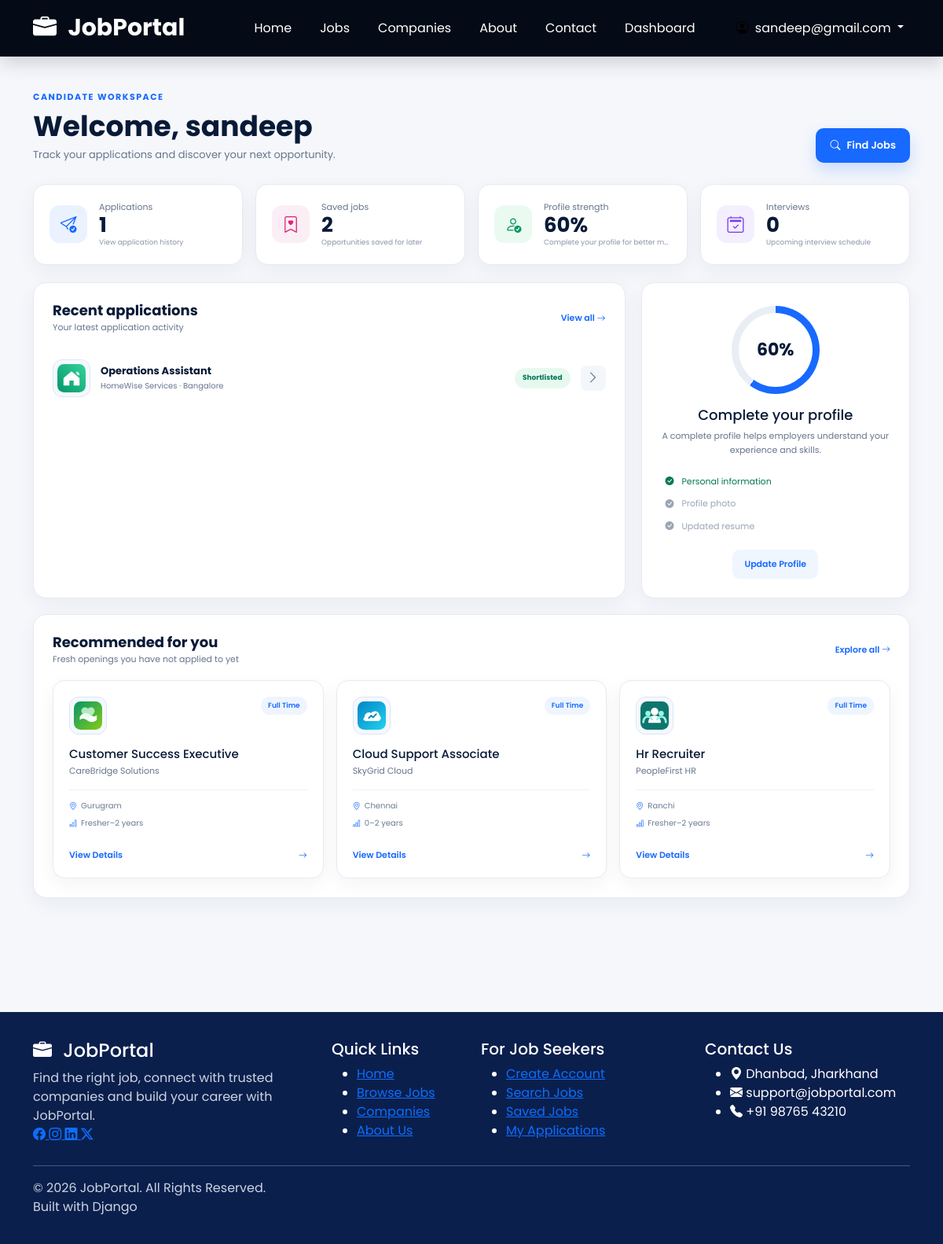
The page /accounts/candidate-dashboard/ (signed in) on the database its author committed.
### accounts/models.py (models this page shows, shortened)
class User(AbstractUser):
    USER_TYPES = (
        ('candidate', 'Candidate'),
        ('employer', 'Employer'),
    )
    user_type = models.CharField(
        max_length=20,
        choices=USER_TYPES
    )
    phone = models.CharField(
        max_length=15,
        blank=True
    )
    profile_image = models.ImageField(
        upload_to='profiles/',
        blank=True,
        null=True
    )
    resume = models.FileField(
    upload_to="resumes/",
    blank=True,
    null=True
)

### jobs/models.py (models this page shows, shortened)
class Application(models.Model):
    STATUS_CHOICES = (
        ("pending", "Pending"),
        ("shortlisted", "Shortlisted"),
        ("rejected", "Rejected"),
    )
    job = models.ForeignKey(
        Job,
        on_delete=models.CASCADE,
        related_name="applications"
    )
    candidate = models.ForeignKey(
        settings.AUTH_USER_MODEL,
        on_delete=models.CASCADE,
        related_name="job_applications"
    )
    full_name = models.CharField(max_length=150)
    email = models.EmailField()
    phone = models.CharField(max_length=20)
    resume = models.FileField(
        upload_to="resumes/"
    )
    status = models.CharField(
        max_length=20,
        choices=STATUS_CHOICES,
        default="pending"
    )
    applied_at = models.DateTimeField(
        auto_now_add=True
    )
    class Meta:
        unique_together = (
            "job",
            "candidate"
        )

class Job(models.Model):
    JOB_TYPES = (
        ("full_time", "Full Time"),
        ("part_time", "Part Time"),
        ("internship", "Internship"),
        ("contract", "Contract"),
        ("remote", "Remote"),
    )
    employer = models.ForeignKey(
        settings.AUTH_USER_MODEL,
        on_delete=models.CASCADE,
        related_name="posted_jobs"
    )
    title = models.CharField(max_length=200)
    company_name = models.CharField(
        max_length=180,
        blank=True
    )
    category = models.CharField(
        max_length=100,
        blank=True
    )
    job_type = models.CharField(
        max_length=20,
        choices=JOB_TYPES
    )
    location = models.CharField(max_length=150)
    experience = models.CharField(
        max_length=100,
        blank=True
    )
    minimum_salary = models.PositiveIntegerField(
        blank=True,
        null=True
    )
    maximum_salary = models.PositiveIntegerField(
        blank=True,
        null=True
    )
    description = models.TextField()
    requirements = models.TextField()
    skills = models.CharField(
        max_length=500,
        blank=True
    )
    application_deadline = models.DateField(
        blank=True,
        null=True
    )
    number_of_vacancies = models.PositiveIntegerField(
        default=1
    )
    work_mode = models.CharField(
        max_length=50,
        blank=True
    )
    education_level = models.CharField(
        max_length=100,
        blank=True
    )
    benefits = models.CharField(
        max_length=500,
        blank=True
    )
    company_logo = models.ImageField(
        upload_to="company_logos/",
        blank=True,
        null=True
    )
    is_active = models.BooleanField(default=True)
    created_at = models.DateTimeField(auto_now_add=True)
    updated_at = models.DateTimeField(auto_now=True)

### accounts/views.py (the view)
@login_required
def candidate_dashboard(request):
    if request.user.user_type != "candidate":
        messages.error(request, "Only candidates can access this page.")
        return redirect("employer_dashboard")
    applications = Application.objects.filter(
        candidate=request.user
    ).select_related(
        "job",
        "job__employer"
    ).order_by(
        "-applied_at"
    )
    saved_jobs = SavedJob.objects.filter(
        candidate=request.user
    ).select_related(
        "job",
        "job__employer"
    ).order_by(
        "-saved_at"
    )
    applied_job_ids = applications.values_list(
        "job_id",
        flat=True
    )
    recommended_jobs = Job.objects.filter(
        is_active=True
    ).exclude(
        id__in=applied_job_ids
    ).select_related(
        "employer"
    ).order_by(
        "-created_at"
    )[:3]
    profile_points = 0
    if request.user.first_name:
        profile_points += 20
    if request.user.email:
        profile_points += 20
    if request.user.phone:
        profile_points += 20
    if request.user.profile_image:
        profile_points += 20
    if request.user.resume:
        profile_points += 20
    context = {
        "applications_count": applications.count(),
        "saved_jobs_count": saved_jobs.count(),
        "recent_applications": applications[:3],
        "recent_saved_jobs": saved_jobs[:2],
        "recommended_jobs": recommended_jobs,
        "profile_completion": profile_points,
        "context_interviews": 0,
"profile_views": 0,
    }
    return render(
        request,
        "candidate-dashboard.html",
        context
    )

### jobs/context_processors.py (called while the page is built, shortened)
def notification_count(request):
    if request.user.is_authenticated and request.user.user_type == "candidate":
        unread = Notification.objects.filter(candidate=request.user, is_read=False).count()
        return {"candidate_unread_notifications_count": unread, "unread_notifications_count": 0}
    return {"unread_notifications_count": 0, "candidate_unread_notifications_count": 0}

### templates/candidate-dashboard.html (shortened to what this page needs)
{% extends "base.html" %}{% load static %}
{% block content %}
<main class="pro-dashboard"><div class="container">
  <div class="dashboard-heading"><div><span>CANDIDATE WORKSPACE</span><h1>Welcome, {{ request.user.first_name|default:request.user.username }}</h1><p>Track your applications and discover your next opportunity.</p></div><a href="{% url 'browse_jobs' %}" class="dashboard-primary-btn"><i class="bi bi-search"></i> Find Jobs</a></div>
  <div class="dashboard-stat-grid">
    <a href="{% url 'candidate_applications' %}" class="dashboard-stat-card"><i class="bi bi-send-check"></i><div><span>Applications</span><strong>{{ applications_count }}</strong><small>View application history</small></div></a>
    <a href="{% url 'saved_jobs' %}" class="dashboard-stat-card"><i class="bi bi-bookmark-heart"></i><div><span>Saved jobs</span><strong>{{ saved_jobs_count }}</strong><small>Opportunities saved for later</small></div></a>
    <div class="dashboard-stat-card"><i class="bi bi-person-check"></i><div><span>Profile strength</span><strong>{{ profile_completion }}%</strong><small>Complete your profile for better matches</small></div></div>
    <div class="dashboard-stat-card"><i class="bi bi-calendar2-check"></i><div><span>Interviews</span><strong>{{ context_interviews }}</strong><small>Upcoming interview schedule</small></div></div>
  </div>
  <div class="dashboard-main-grid">
    <section class="pro-panel"><div class="pro-panel-heading"><div><h2>Recent applications</h2><p>Your latest application activity</p></div><a href="{% url 'candidate_applications' %}">View all <i class="bi bi-arrow-right"></i></a></div>
      <div class="pro-list">{% for application in recent_applications %}<article class="pro-list-row"><div class="dashboard-company-logo">{% if application.job.company_logo %}<img src="{{ application.job.company_logo.url }}" alt="Company logo">{% else %}{{ application.job.title|slice:":1"|upper }}{% endif %}</div><div class="pro-list-info"><h3>{{ application.job.title|title }}</h3><p>{{ application.job.company_name|default:application.job.employer.first_name|default:application.job.employer.username }} · {{ application.job.location }}</p></div><span class="status-pill status-{{ application.status }}">{{ application.status|title }}</span><a href="{% url 'job_detail' application.job.id %}" aria-label="View job"><i class="bi bi-chevron-right"></i></a></article>{% empty %}<div class="pro-empty"><i class="bi bi-briefcase"></i><h3>No applications yet</h3><p>Start exploring available jobs and apply to roles that match your skills.</p><a href="{% url 'browse_jobs' %}">Browse Jobs</a></div>{% endfor %}</div>
    </section>
    <aside class="pro-panel profile-panel"><div class="profile-score"><div style="--score:{{ profile_completion }}%"><strong>{{ profile_completion }}%</strong></div></div><h2>Complete your profile</h2><p>A complete profile helps employers understand your experience and skills.</p><ul><li class="{% if request.user.first_name %}done{% endif %}"><i class="bi bi-check-circle-fill"></i> Personal information</li><li class="{% if request.user.profile_image %}done{% endif %}"><i class="bi bi-check-circle-fill"></i> Profile photo</li><li class="{% if request.user.resume %}done{% endif %}"><i class="bi bi-check-circle-fill"></i> Updated resume</li></ul><a href="{% url 'edit_profile' %}">Update Profile</a></aside>
  </div>
  <section class="pro-panel recommended-panel"><div class="pro-panel-heading"><div><h2>Recommended for you</h2><p>Fresh openings you have not applied to yet</p></div><a href="{% url 'browse_jobs' %}">Explore all <i class="bi bi-arrow-right"></i></a></div><div class="dashboard-job-grid">{% for job in recommended_jobs %}<article class="dashboard-job-card"><div class="dashboard-company-logo">{% if job.company_logo %}<img src="{{ job.company_logo.url }}" alt="Company logo">{% else %}{{ job.title|slice:":1"|upper }}{% endif %}</div><span class="job-type-pill">{{ job.get_job_type_display }}</span><h3>{{ job.title|title }}</h3><p>{{ job.company_name|default:job.employer.first_name|default:job.employer.username }}</p><div><span><i class="bi bi-geo-alt"></i>{{ job.location }}</span><span><i class="bi bi-bar-chart"></i>{{ job.experience|default:"Not specified" }}</span></div><a href="{% url 'job_detail' job.id %}">View Details <i class="bi bi-arrow-right"></i></a></article>{% empty %}<p class="text-muted">No new recommendations right now.</p>{% endfor %}</div></section>
</div></main>
{% endblock %}

### templates/base.html (shortened to what this page needs)
{% load static %}
<!DOCTYPE html>
<html lang="en">
<head>
    <link href="https://cdn.jsdelivr.net/npm/bootstrap@5.3.3/dist/css/bootstrap.min.css"
          rel="stylesheet">
    <link rel="stylesheet"
          href="https://cdn.jsdelivr.net/npm/bootstrap-icons@1.11.3/font/bootstrap-icons.min.css">
    <link rel="stylesheet"
          href="{% static 'css/style.css' %}">
</head>
<body>
<nav class="navbar navbar-expand-lg navbar-dark main-navbar {% block navbar_extra_class %}{% endblock %}">
    <div class="container">
        <a class="navbar-brand fw-bold"
           href="{% url 'home' %}">
            <i class="bi bi-briefcase-fill me-2"></i>
            JobPortal
        </a>
        <div class="collapse navbar-collapse"
             id="mainNavbar">
            <ul class="navbar-nav ms-auto align-items-lg-center">
                <li class="nav-item">
                    <a class="nav-link"
                       href="{% url 'home' %}">
                        Home
                    </a>
                </li>
                <li class="nav-item">
                    <a class="nav-link"
                       href="{% url 'browse_jobs' %}">
                        Jobs
                    </a>
                </li>
                <li class="nav-item">
                    <a class="nav-link"
                       href="{% url 'companies' %}">
                        Companies
                    </a>
                </li>
                <li class="nav-item">
                    <a class="nav-link"
                       href="{% url 'about' %}">
                        About
                    </a>
                </li>
                <li class="nav-item">
                    <a class="nav-link"
                       href="{% url 'contact' %}">
                        Contact
                    </a>
                </li>
                {% if user.is_authenticated %}
                    {% if user.user_type == "candidate" %}
                        <li class="nav-item">
                            <a class="nav-link"
                               href="{% url 'candidate_dashboard' %}">
                                Dashboard
                            </a>
                        </li>
                    {% endif %}
                    <li class="nav-item dropdown ms-lg-3">
                        <a class="nav-link dropdown-toggle user-dropdown"
                           href="#"
                           role="button"
                           data-bs-toggle="dropdown"
                           aria-expanded="false">
                            <i class="bi bi-person-circle me-1"></i>
                            {{ user.username }}
                        </a>
                    </li>
                {% endif %}
            </ul>
        </div>
    </div>
</nav>
<main>
    {% block content %}
    {% endblock %}
</main>
<footer class="main-footer">
    <div class="container">
        <div class="row gy-4">
            <div class="col-lg-4 col-md-6">
                <h4 class="footer-logo">
                    <i class="bi bi-briefcase-fill me-2"></i>
                    JobPortal
                </h4>
                <p class="footer-description">
                    Find the right job, connect with trusted companies
                    and build your career with JobPortal.
                </p>
                <div class="footer-social-links">
                    <a href="#">
                        <i class="bi bi-facebook"></i>
                    </a>
                    <a href="#">
                        <i class="bi bi-instagram"></i>
                    </a>
                    <a href="#">
                        <i class="bi bi-linkedin"></i>
                    </a>
                    <a href="#">
                        <i class="bi bi-twitter-x"></i>
                    </a>
                </div>
            </div>
            <div class="col-lg-2 col-md-6">
                <h5>Quick Links</h5>
                <ul class="footer-links">
                    <li>
                        <a href="/">Home</a>
                    </li>
                    <li>
                        <a href="/jobs/browse/">Browse Jobs</a>
                    </li>
                    <li>
                        <a href="/companies/">Companies</a>
                    </li>
                    <li>
                        <a href="/about/">About Us</a>
                    </li>
                </ul>
            </div>
            <div class="col-lg-3 col-md-6">
                <h5>For Job Seekers</h5>
                <ul class="footer-links">
                    <li>
                        <a href="/accounts/register/">
                            Create Account
                        </a>
                    </li>
                    <li>
                        <a href="/jobs/browse/">
                            Search Jobs
                        </a>
                    </li>
                    <li>
                        <a href="/jobs/saved-jobs/">
                            Saved Jobs
                        </a>
                    </li>
                    <li>
                        <a href="/jobs/candidate-applications/">
                            My Applications
                        </a>
                    </li>
                </ul>
            </div>
            <div class="col-lg-3 col-md-6">
                <h5>Contact Us</h5>
                <ul class="footer-contact">
                    <li>
                        <i class="bi bi-geo-alt-fill"></i>
                        Dhanbad, Jharkhand
                    </li>
                    <li>
                        <i class="bi bi-envelope-fill"></i>
                        support@jobportal.com
                    </li>
                    <li>
                        <i class="bi bi-telephone-fill"></i>
                        +91 98765 43210
                    </li>
                </ul>
            </div>
        </div>
        <hr class="footer-divider">
        <div class="footer-bottom">
            <p>
                © 2026 JobPortal. All Rights Reserved.
            </p>
            <p>
                Built with Django
            </p>
        </div>
    </div>
</footer>
</body>
</html>

### rows shown on the page
User: username "sandeep@gmail.com", user.first_name "sandeep"
Application: job.company_logo (picture), job "Operations Assistant", job.company_name "HomeWise Services", job.location "Bangalore", status "Shortlisted"
Job: company_logo (picture), job_type "Full Time", title "Customer Success Executive", company_name "CareBridge Solutions", location "Gurugram", experience "Fresher–2 years"
Job: company_logo (picture), job_type "Full Time", title "Cloud Support Associate", company_name "SkyGrid Cloud", location "Chennai", experience "0–2 years"
Job: company_logo (picture), job_type "Full Time", title "Hr Recruiter", company_name "PeopleFirst HR", location "Ranchi", experience "Fresher–2 years"

### other values the page prints
{{ applications_count }} "1"
{{ saved_jobs_count }} "2"
{{ profile_completion }} "60"
{{ context_interviews }} "0"
